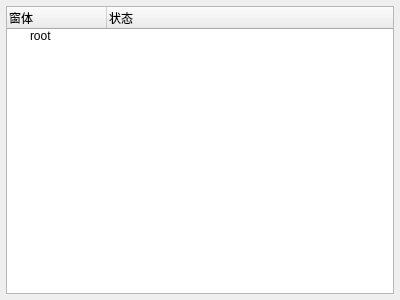
<?xml version="1.0" encoding="UTF-8"?>
<ui version="4.0">
 <class>CFormTreeWidget</class>
 <widget class="QWidget" name="CFormTreeWidget">
  <property name="geometry">
   <rect>
    <x>0</x>
    <y>0</y>
    <width>400</width>
    <height>300</height>
   </rect>
  </property>
  <property name="windowTitle">
   <string>Form</string>
  </property>
  <layout class="QVBoxLayout" name="verticalLayout">
   <property name="leftMargin">
    <number>6</number>
   </property>
   <property name="topMargin">
    <number>6</number>
   </property>
   <property name="rightMargin">
    <number>6</number>
   </property>
   <property name="bottomMargin">
    <number>6</number>
   </property>
   <item>
    <widget class="QTreeWidget" name="treeWidget">
     <column>
      <property name="text">
       <string>窗体</string>
      </property>
     </column>
     <column>
      <property name="text">
       <string>状态</string>
      </property>
     </column>
     <item>
      <property name="text">
       <string>root</string>
      </property>
     </item>
    </widget>
   </item>
  </layout>
 </widget>
 <resources/>
 <connections/>
</ui>
